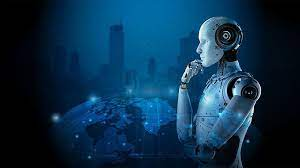
#> input picture sketch/1.jpg, 300 x 168 px
$ python convert.py
#> lines starting #> are read from the running program, lines starting #| are printed output that depends on the picture
import cv2
image = cv2.imread("1.jpg")
#> image is the input picture: shape (168, 300, 3); mean B, G, R 74.2, 47.6, 12.1
grey_filter = cv2.cvtColor(image, cv2.COLOR_BGR2GRAY)
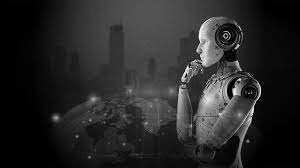
#> grey_filter: shape (168, 300); min 0, max 250, mean 40
invert = cv2.bitwise_not(grey_filter)
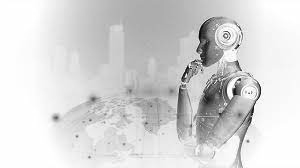
#> invert: shape (168, 300); min 5, max 255, mean 215
blur = cv2.GaussianBlur(invert, (21,21),0)
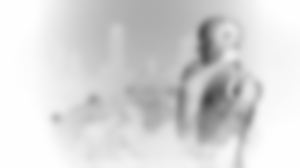
#> blur: shape (168, 300); min 67, max 255, mean 215
invertedblur = cv2.bitwise_not(blur)
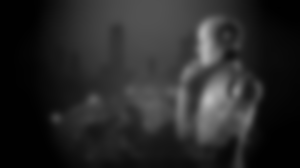
#> invertedblur: shape (168, 300); min 0, max 188, mean 40

sketch_filter = cv2.divide(grey_filter, invertedblur, scale=256.0)
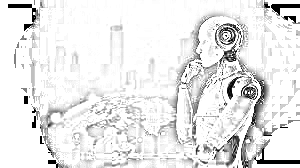
#> sketch_filter: shape (168, 300); min 0, max 255, mean 232.6
cv2.imwrite("output.png",sketch_filter)
